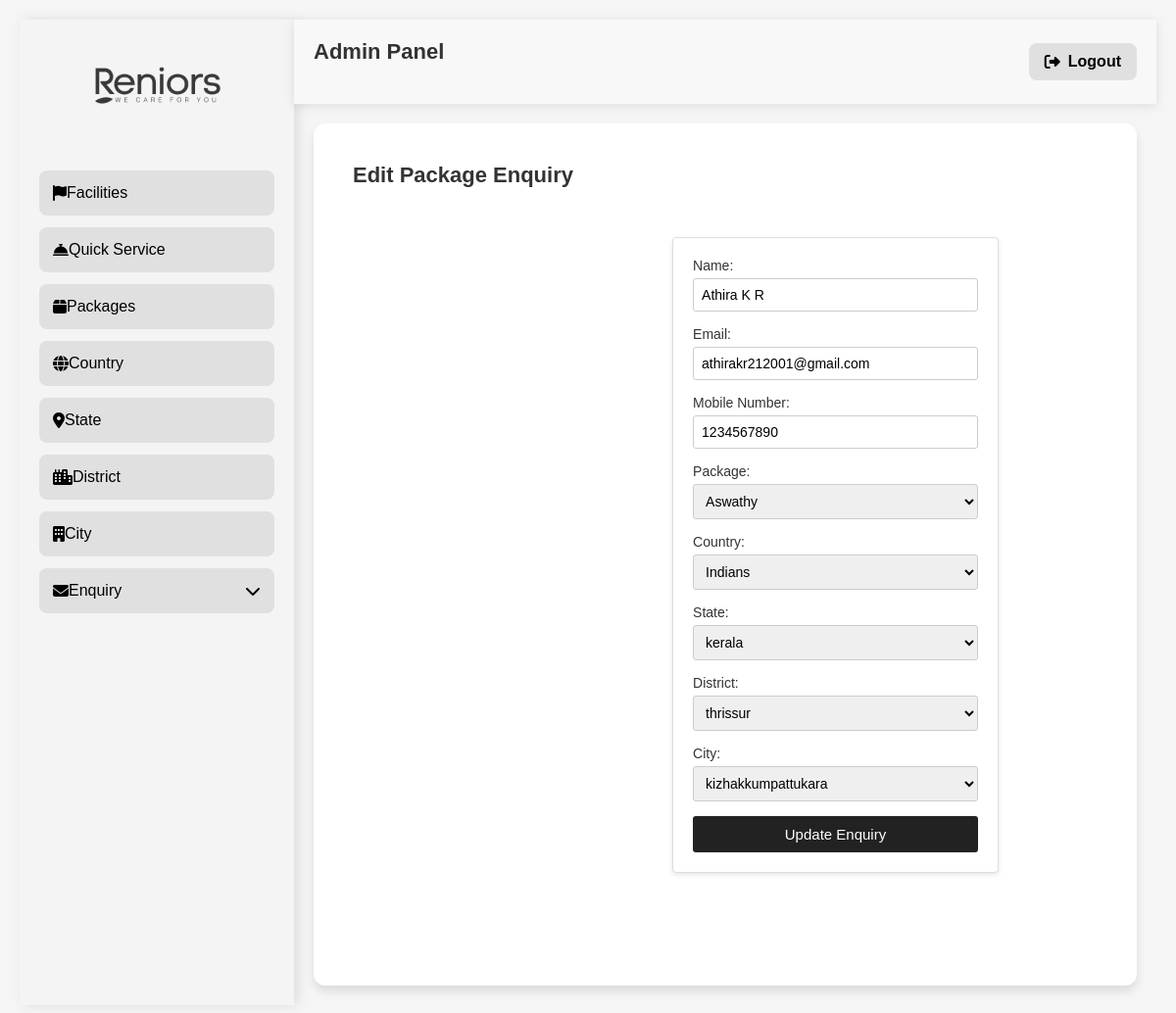
Page /package-enquiry/edit/3/ (signed in) on the committed database.
### reniorsapp/models.py (models this page shows, shortened)
class PackageEnquiry(models.Model):
    name = models.CharField(max_length=255)
    email = models.EmailField()
    mobile_number = models.CharField(max_length=15)
    package = models.ForeignKey("Package", on_delete=models.CASCADE)
    country = models.ForeignKey(Country, on_delete=models.CASCADE, null=True, blank=True)
    state = models.ForeignKey(State, on_delete=models.CASCADE, null=True, blank=True)
    district = models.ForeignKey(District, on_delete=models.CASCADE, null=True, blank=True)
    city = models.ForeignKey(City, on_delete=models.CASCADE, null=True, blank=True)

class Package(models.Model):
    name = models.CharField(max_length=255,null=True, blank=True)
    details = models.TextField()
    price = models.DecimalField(max_digits=10, decimal_places=2)

class Country(models.Model):
    name = models.CharField(max_length=255, null=True, blank=True)

class State(models.Model):
    name = models.CharField(max_length=255, null=True, blank=True)

class District(models.Model):
    name = models.CharField(max_length=255, null=True, blank=True)

class City(models.Model):
    name = models.CharField(max_length=255, null=True, blank=True)

### reniorsapp/views.py (the view, shortened to what this page needs)
# urls.py: path("package-enquiry/edit/<int:enquiry_id>/", views.package_enquiry_edit, name="package_enquiry_edit"),
@admin_required
def package_enquiry_edit(request, enquiry_id):
    enquiry = get_object_or_404(PackageEnquiry, id=enquiry_id)
    packages = Package.objects.all()
    countries = Country.objects.all()
    states = State.objects.all()
    districts = District.objects.all()
    cities = City.objects.all()
    return render(request, "package_enquiry_form.html", {
        "enquiry": enquiry,
        "packages": packages,
        "countries": countries,
        "states": states,
        "districts": districts,
        "cities": cities
    })

### reniorsapp/views.py (called while the page is built)
def admin_required(view_func):
    @wraps(view_func)
    def _wrapped_view(request, *args, **kwargs):
        if not request.session.get('admin_logged_in', False):
            return redirect('admin_login')  # Redirect to login if not authenticated
        return view_func(request, *args, **kwargs)
    return _wrapped_view

### reniorsapp/templates/package_enquiry_form.html (shortened to what this page needs)
{% extends "adminpannel.html" %}
{% load static %}
{% block content %}
<div class="container mt-4">
    <h2>{% if enquiry %}Edit{% else %}Add{% endif %} Package Enquiry</h2>
    <form method="POST">
        <label>Name:</label>
        <input type="text" name="name" value="{% if enquiry %}{{ enquiry.name }}{% endif %}" required>
        <label>Email:</label>
        <input type="email" name="email" value="{% if enquiry %}{{ enquiry.email }}{% endif %}" required>
        <label>Mobile Number:</label>
        <input type="text" name="mobile_number" value="{% if enquiry %}{{ enquiry.mobile_number }}{% endif %}" required>
        <label>Package:</label>
        <select name="package" required>
            {% for package in packages %}
                <option value="{{ package.id }}" {% if enquiry and enquiry.package.id == package.id %}selected{% endif %}>{{ package.name }}</option>
            {% endfor %}
        </select>
        <label>Country:</label>
        <select name="country">
            {% for country in countries %}
                <option value="{{ country.id }}" {% if enquiry and enquiry.country.id == country.id %}selected{% endif %}>{{ country.name }}</option>
            {% endfor %}
        </select>
        <label>State:</label>
        <select name="state">
            {% for state in states %}
                <option value="{{ state.id }}" {% if enquiry and enquiry.state.id == state.id %}selected{% endif %}>{{ state.name }}</option>
            {% endfor %}
        </select>
        <label>District:</label>
        <select name="district">
            {% for district in districts %}
                <option value="{{ district.id }}" {% if enquiry and enquiry.district.id == district.id %}selected{% endif %}>{{ district.name }}</option>
            {% endfor %}
        </select>
        <label>City:</label>
        <select name="city">
            {% for city in cities %}
                <option value="{{ city.id }}" {% if enquiry and enquiry.city.id == city.id %}selected{% endif %}>{{ city.name }}</option>
            {% endfor %}
        </select>
        <button type="submit">{% if enquiry %}Update{% else %}Add{% endif %} Enquiry</button>
    </form>
</div>
{% endblock %}

### reniorsapp/templates/adminpannel.html (style rules this page uses)
* { margin: 0; padding: 0; box-sizing: border-box; font-family: 'Poppins', sans-serif; }
body { display: flex; min-height: 100vh; background-color: #ffffff; color: #000000; align-items: flex-start; }
.container { display: flex; width: 100%; min-height: 100vh; flex-wrap: nowrap; }

### reniorsapp/templates/package_enquiry_form.html (style rules this page uses)
body { font-family: Arial, sans-serif; background-color: #f5f5f5; margin: 0; padding: 20px; }
h2 { font-size: 22px; font-weight: 600; margin-bottom: 20px; color: #333; }
form { max-width: 700px; margin: auto; padding: 20px; background: #fff; border-radius: 4px; box-shadow: 0 2px 5px rgba(0, 0, 0, 0.1); border: 1px solid #ddd; }
label { font-weight: 500; display: block; margin-bottom: 5px; font-size: 14px; color: #333; }
input, select { width: 100%; padding: 8px; margin-bottom: 15px; border: 1px solid #ccc; border-radius: 3px; font-size: 14px; box-sizing: border-box; }
button { background-color: #222; color: white; border: none; padding: 10px; width: 100%; border-radius: 3px; cursor: pointer; font-size: 15px; font-weight: 500; transition: 0.3s ease; }

### rows in the picture
PackageEnquiry: name "Athira K R", email "athirakr212001@gmail.com", mobile_number "1234567890", package "Aswathy", country "Indians", state "kerala", district "thrissur", city "kizhakkumpattukara"
